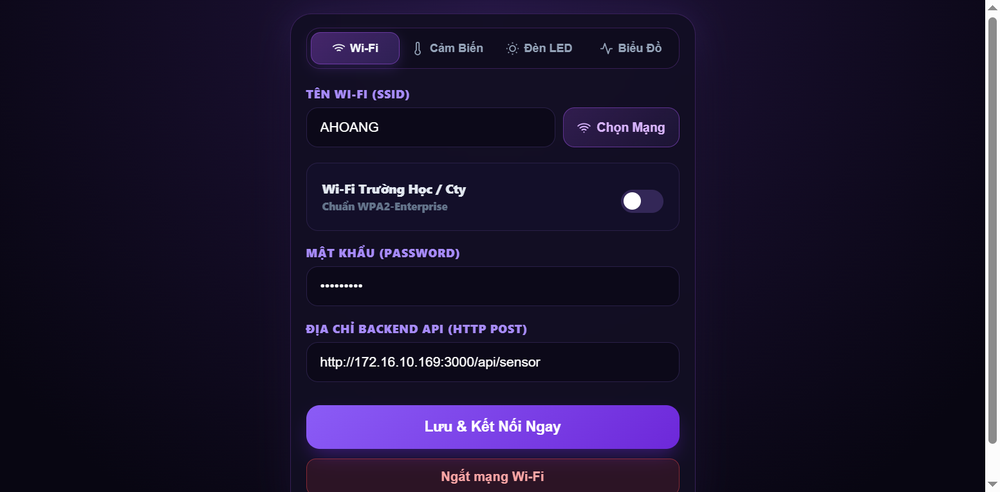
#> input picture docs/images/tab1-wifi-setup.png, 1000 x 492 px, shrunk from 1554 x 765 before the run; its folder holds 4 pictures in this run
$ python crop_screenshots.py
#> lines starting #> are read from the running program, lines starting #| are printed output that depends on the picture
#!/usr/bin/env python3
"""Crop screenshots to remove left/right margins and focus on content"""
from PIL import Image
import os

def auto_crop_horizontal_margins(input_path, output_path, margin_percent=15):
    """
    Auto crop horizontal margins (left/right empty space)
    margin_percent: percentage of width to crop from each side (default 15%)
    """
#> called with input_path = 'docs/images/tab1-wifi-setup.png', output_path = 'docs/images/tab1-wifi-setup.png', margin_percent = 20
    img = Image.open(input_path)
#> img is the input picture: PIL image 1000x492 RGB; mean R, G, B 26.1, 18.7, 44.5
    width, height = img.size
#> width = 1000; height = 492

    # Tính toán vùng crop: bỏ margin_percent từ mỗi bên trái-phải
    margin = int(width * margin_percent / 100)
#> margin = 200
    left = margin
#> left = 200
    right = width - margin
#> right = 800
    top = 0
    bottom = height
#> bottom = 492

    crop_box = (left, top, right, bottom)
#> crop_box = (200, 0, 800, 492)
    cropped = img.crop(crop_box)
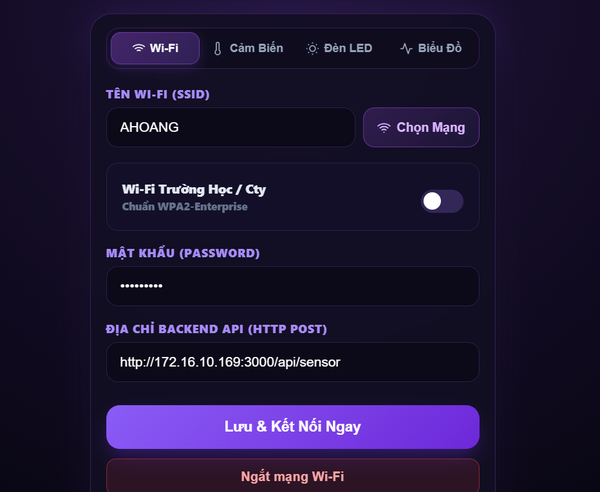
#> cropped: PIL image 600x492 RGB; mean R, G, B 30.1, 20.7, 52.1
    cropped.save(output_path, optimize=True, quality=90)

    cropped_percent = (1 - cropped.width / width) * 100
#> cropped_percent = 40
    print(f"✓ {os.path.basename(input_path)}: {img.size} → {cropped.size} (-{cropped_percent:.0f}% width)")
#| ✓ tab1-wifi-setup.png: (1000, 492) → (600, 492) (-40% width)
    return cropped

# Đường dẫn folder
images_dir = "docs/images"

screenshots = [
    "tab1-wifi-setup.png",
    "tab2-dashboard.png",
    "tab3-led-control.png",
    "tab4-history-chart.png",
]

print("🔧 Cropping screenshots - removing left/right margins...\n")

for filename in screenshots:
    input_path = os.path.join(images_dir, filename)
    output_path = os.path.join(images_dir, filename)

    if os.path.exists(input_path):
        # Crop 20% từ mỗi bên (tổng 40% width)
        auto_crop_horizontal_margins(input_path, output_path, margin_percent=20)
    else:
        print(f"⚠ File not found: {filename}")
#> pass 2 of the loop `for filename in screenshots:`:
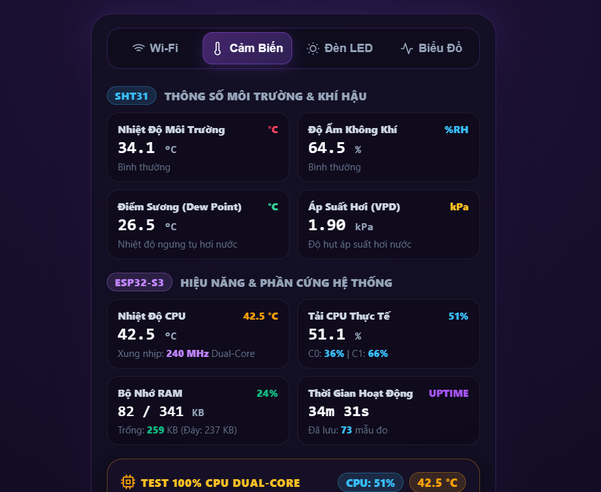
#> input picture docs/images/tab2-dashboard.png, 601 x 492 px, shrunk from 934 x 765 before the run
#> in auto_crop_horizontal_margins, img is the input picture: PIL image 601x492 RGB; mean R, G, B 26.5, 20.6, 43.9
#> in auto_crop_horizontal_margins (call 2), `cropped = img.crop(crop_box)`:
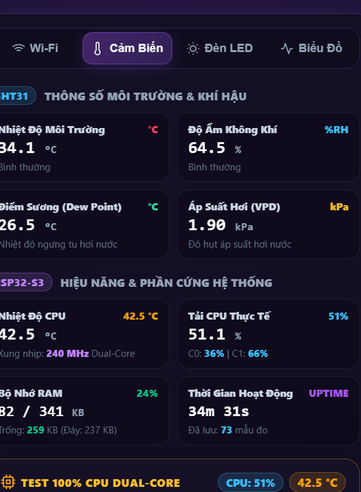
#> cropped: PIL image 361x492 RGB; mean R, G, B 28.6, 24.3, 44
#| ✓ tab2-dashboard.png: (601, 492) → (361, 492) (-40% width)
#> pass 3 of the loop `for filename in screenshots:`:
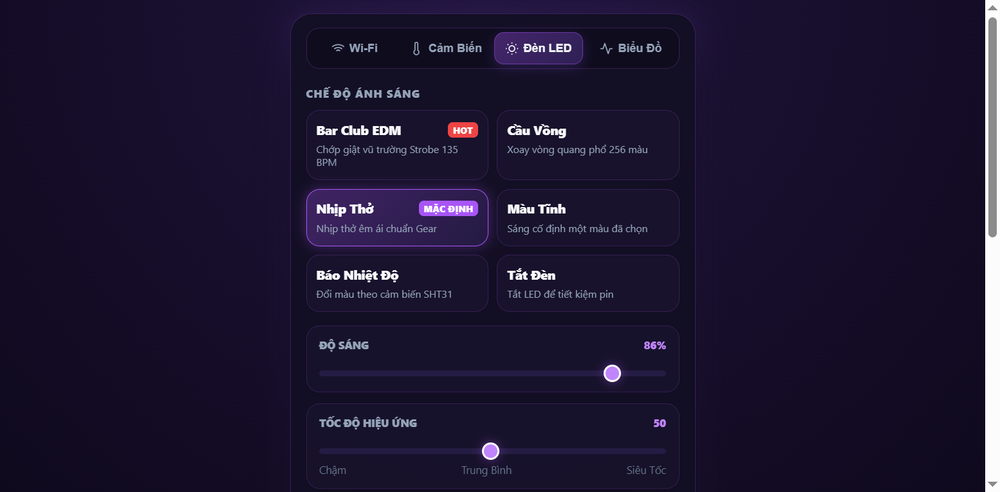
#> input picture docs/images/tab3-led-control.png, 1000 x 492 px, shrunk from 1554 x 765 before the run
#> in auto_crop_horizontal_margins, img is the input picture: PIL image 1000x492 RGB; mean R, G, B 28.4, 21, 47.9
#> in auto_crop_horizontal_margins (call 3), `cropped = img.crop(crop_box)`:
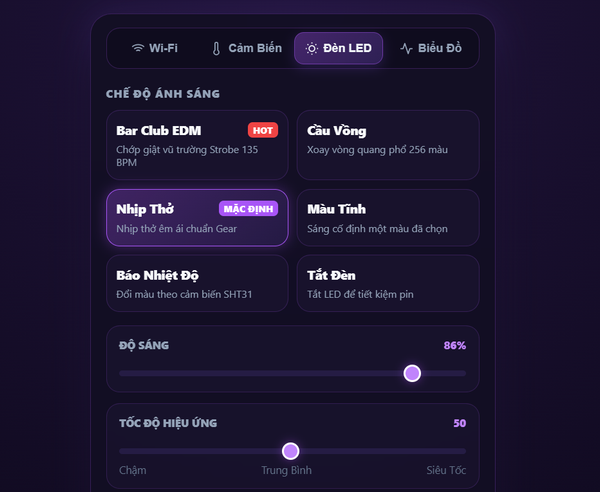
#> cropped: PIL image 600x492 RGB; mean R, G, B 29.1, 21.5, 49.7
#| ✓ tab3-led-control.png: (1000, 492) → (600, 492) (-40% width)
#> the loop made 4 passes; the first 3 are shown

print("\n✨ Done! All screenshots cropped to remove side margins.")
